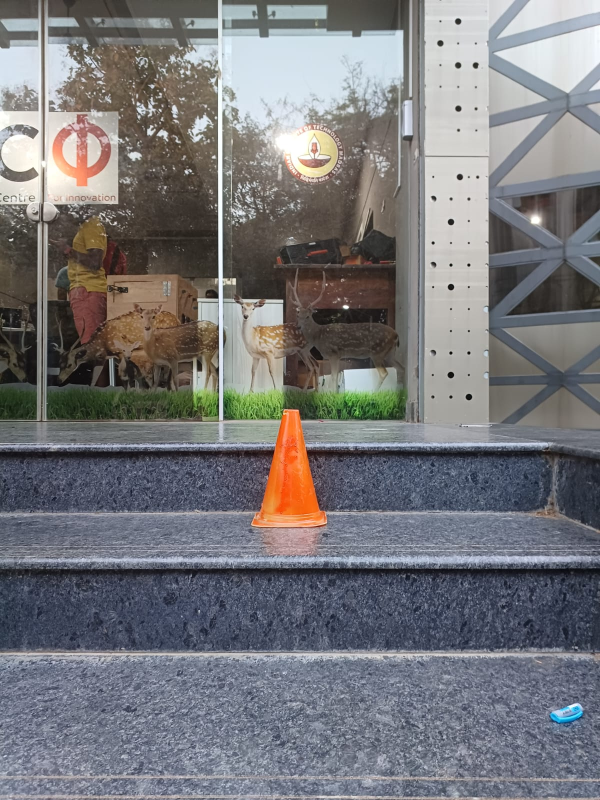
#> input picture cone_predict.jpg, 1200 x 1600 px (shown at 1/2 size)
$ jupyter execute --allow-errors detect-shape.ipynb
#> lines starting #> are read from the running program, lines starting #| are printed output that depends on the picture; after the words box and inside, x2 and y2 are one past the last pixel; in counts of white or black regions, pixels touching at a corner belong together
[cell 1]
import cv2
import numpy as np
from matplotlib import pyplot as plt

# reading image
img = cv2.imread('cone_predict.jpg')
#> img is the input picture: shape (1600, 1200, 3); mean B, G, R 122.3, 119, 119.1
# r = 500.0 / image.shape[1]
# dim = (500, int(image.shape[0] * r))
# # perform the actual resizing of the image
# resized = cv2.resize(image, dim, interpolation=cv2.INTER_AREA)
# # cv2.imshow("Resized (Width)", resized)
# # cv2.waitKey(0)
# # cv2.destroyAllWindows()
# image=resized

# Grayscale
gray = cv2.cvtColor(img, cv2.COLOR_BGR2GRAY)
img=gray
# print(gray.shape)

# Find Canny edges
edged = cv2.Canny(gray, 30, 200)
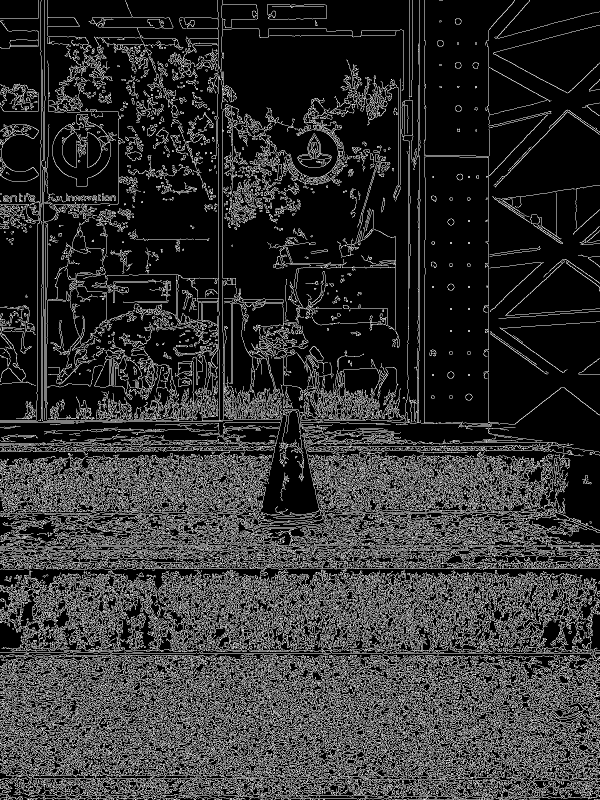
#> edged: shape (1600, 1200) (shown at 1/2 size); 19.3% white in thin lines or dots
cv2.waitKey(0)
img = edged

# # contours, hierarchy = cv2.findContours(edged, cv2.RETR_EXTERNAL, cv2.CHAIN_APPROX_NONE)

# cv2.imshow('Canny Edges After Contouring', edged)
# cv2.waitKey(0)


# using a findContours() function
#> (the rest of this cell did not finish here and is left out)

#> (a cell that did not finish here is left out)

[cell 3]
import cv2
import numpy as np
from matplotlib import pyplot as plt

# reading image
img = cv2.imread('cone_predict.jpg')

r = 150.0 / img.shape[1]
dim = (150, int(img.shape[0] * r))
# perform the actual resizing of the image
img = cv2.resize(img, dim, interpolation=cv2.INTER_AREA)
#> img: shape (200, 150, 3)

# converting image into grayscale image
gray = cv2.cvtColor(img, cv2.COLOR_BGR2GRAY)
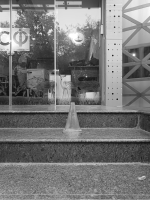
#> gray: shape (200, 150); min 14, max 255, mean 119.4

# setting threshold of gray image
_, threshold = cv2.threshold(gray, 127, 255, cv2.THRESH_BINARY)
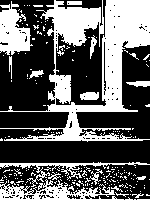
#> threshold: shape (200, 150); 37.8% white; 223 white regions (206 under 20 px)

# using a findContours() function
contours, _ = cv2.findContours(
    threshold, cv2.RETR_TREE, cv2.CHAIN_APPROX_SIMPLE)
#> contours = 389 contours, 375 with area under 20; largest, box (x1, y1, x2, y2) and area: (0, 0, 150, 142) 6461, (0, 179, 124, 200) 1076, (0, 1, 33, 55) 992, (0, 162, 150, 187) 374, (80, 92, 99, 100) 110

i = 0

# list for storing names of shapes
for contour in contours:

    # here we are ignoring first counter because
    # findcontour function detects whole image as shape
    if i == 0:
        i = 1
        continue

    # cv2.approxPloyDP() function to approximate the shape
    approx = cv2.approxPolyDP(
        contour, 0.01 * cv2.arcLength(contour, True), True)

    # using drawContours() function
    cv2.drawContours(img, [contour], 0, (0, 0, 255), 5)

    # finding center point of shape
    M = cv2.moments(contour)
    if M['m00'] != 0.0:
        x = int(M['m10']/M['m00'])
        y = int(M['m01']/M['m00'])
#> this loop made 389 passes
#> (approx, x, y) on passes 27, 35, 43, 44: ([[121, 185], [122, 184], [123, 185], [122, 186]], 122, 185), ([[17, 184], [18, 185], [18, 184]], 17, 184), ([[92, 182], [91, 183], [92, 183]], 91, 182), ([[72, 182], [73, 183], [74, 183], [74, 182]], 73, 182)
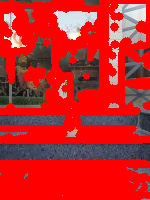
#> img: shape (200, 150, 3); mean B, G, R 39.2, 37.8, 198.2
#> after the loop, i = 1

    # putting shape name at center of each shape
#     if len(approx) == 3:
#         cv2.putText(img, 'Triangle', (x, y),
#                     cv2.FONT_HERSHEY_SIMPLEX, 0.6, (255, 255, 255), 2)

#     elif len(approx) == 4:
#         cv2.putText(img, 'Quadrilateral', (x, y),
#                     cv2.FONT_HERSHEY_SIMPLEX, 0.6, (255, 255, 255), 2)

#     elif len(approx) == 5:
#         cv2.putText(img, 'Pentagon', (x, y),
#                     cv2.FONT_HERSHEY_SIMPLEX, 0.6, (255, 255, 255), 2)

#     elif len(approx) == 6:
#         cv2.putText(img, 'Hexagon', (x, y),
#                     cv2.FONT_HERSHEY_SIMPLEX, 0.6, (255, 255, 255), 2)

#     else:
#         cv2.putText(img, 'circle', (x, y),
#                     cv2.FONT_HERSHEY_SIMPLEX, 0.6, (255, 255, 255), 2)

# displaying the image after drawing contours
cv2.imshow('shapes', img)

cv2.waitKey(0)
cv2.destroyAllWindows()

#> (a cell that did not finish here is left out)

[cell 5]
image = cv2.imread('cone_predict.jpg')
image = cv2.cvtColor(image, cv2.COLOR_BGR2RGB)
plt.figure(figsize=(20, 20))
plt.subplot(2, 2, 1)
plt.title("Original")
plt.imshow(image)
hgt, wdt = image.shape[:2]
start_row, start_col = int(hgt * .25), int(wdt * .25)
end_row, end_col = int(hgt * .75), int(wdt * .75)
cropped = image[start_row:end_row , start_col:end_col]
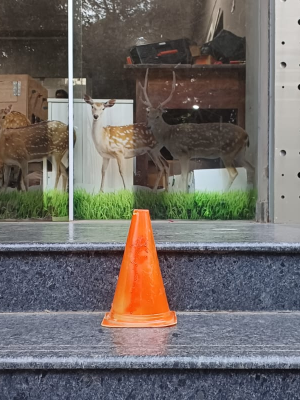
#> cropped: shape (800, 600, 3) (shown at 1/2 size); mean R, G, B 111, 105.7, 101.7
plt.subplot(2, 2, 2)
plt.imshow(cropped)

[cell 6]
import cv2
import numpy as np

image = cv2.imread('cone_predict.jpg')

if True:
    hsv = cv2.cvtColor(image, cv2.COLOR_BGR2HSV)
#> hsv: shape (1600, 1200, 3); mean H, S, V 74.6, 45.2, 131.4
# [10 lines of commented-out code are left out]
    mask = cv2.inRange(hsv,(10, 170, 20), (25, 255, 255) )
#> mask: shape (1600, 1200); 0.69% white; 179 white regions (167 under 20 px), largest, box (x1, y1, x2, y2) and area: (517, 821, 646, 1042) 12154, (506, 1038, 522, 1050) 97, (174, 551, 203, 557) 82


    # The black region in the mask has the value of 0,
    # so when multiplied with original image removes all non-orange regions
    result = cv2.bitwise_and(image, image, mask = mask)

    cv2.imshow('frame', image)
    cv2.imshow('mask', mask)
    cv2.imshow('result', result)

    cv2.waitKey(0)
    cv2.destroyAllWindows()

[cell 7]
img=result
gray = cv2.cvtColor(img, cv2.COLOR_BGR2GRAY)
#> gray: shape (1600, 1200)
img=gray
# [11 lines of commented-out code are left out]

_, threshold = cv2.threshold(gray, 127, 255, cv2.THRESH_BINARY)
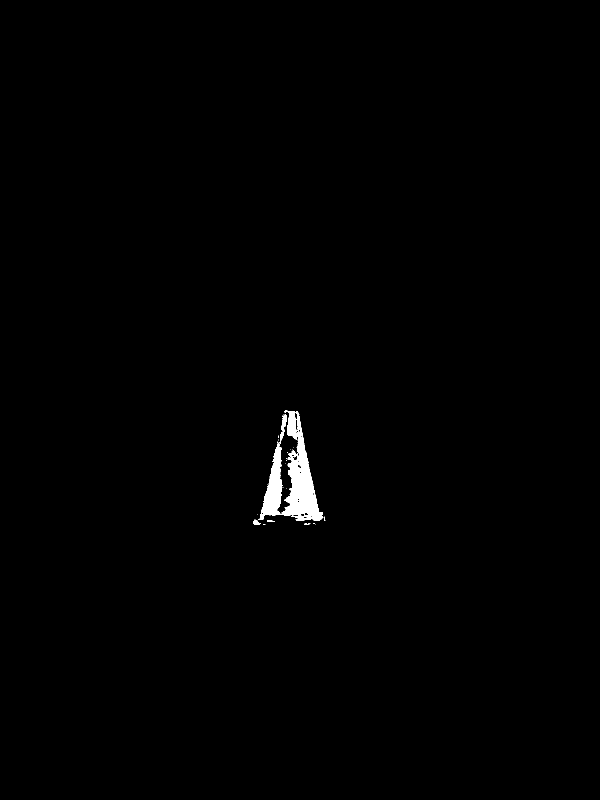
#> threshold: shape (1600, 1200) (shown at 1/2 size); 0.61% white; 32 white regions (27 under 20 px)

# using a findContours() function
contours, _ = cv2.findContours(
    threshold, cv2.RETR_TREE, cv2.CHAIN_APPROX_SIMPLE)
#> contours = 93 contours, 85 with area under 20; largest, box (x1, y1, x2, y2) and area: (517, 821, 646, 1042) 10944, (559, 828, 574, 888) 276, (589, 824, 597, 873) 179, (506, 1039, 522, 1050) 76, (583, 911, 596, 921) 73, (595, 929, 603, 938) 36, (534, 1040, 550, 1044) 30, (602, 935, 605, 947) 20

i = 0
img2 = img.copy()
# list for storing names of shapes
for contour in contours:

    area = cv2.contourArea(contour)
    perimeter = cv2.arcLength(contour, True)
    if True: #area>500:
        print(contour)
        print("Area:",area,"Perimeter:",perimeter)
        # here we are ignoring first counter because
        # findcontour function detects whole image as shape
        if i == 0:
            i = 1
            continue

        # cv2.approxPloyDP() function to approximate the shape
        approx = cv2.approxPolyDP(
            contour, 0.01 * cv2.arcLength(contour, True), True)
        print(len(approx))
        cv2.drawContours(img, [contour], 0, (255, 0, 0), 5)
#> this loop made 93 passes
#> (area, perimeter) on passes 5, 6, 31, 35, 68, 71, 77, 93: (29.5, 33.07), (76, 41.8), (276.5, 147.6), (10944.5, 1390.5), (20, 23.66), (36, 24.97), (73, 42.63), (179, 109.9)
#> (printed output is left out)
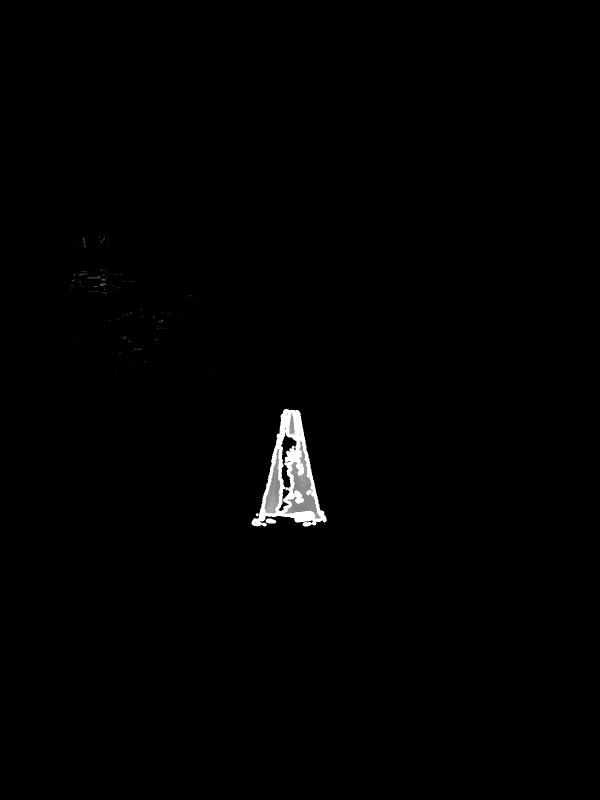
#> img: shape (1600, 1200) (shown at 1/2 size); min 0, max 255, mean 1.9
#> after the loop, i = 1

cv2.imshow('After Contouring', img)
cv2.waitKey(0)
cv2.destroyAllWindows()

[cell 8]
import cv2
import numpy as np

count=0
cv2.imshow('gray', img)
cv2.waitKey(0)

_,threshold = cv2.threshold(img, 200, 255, cv2.THRESH_BINARY)
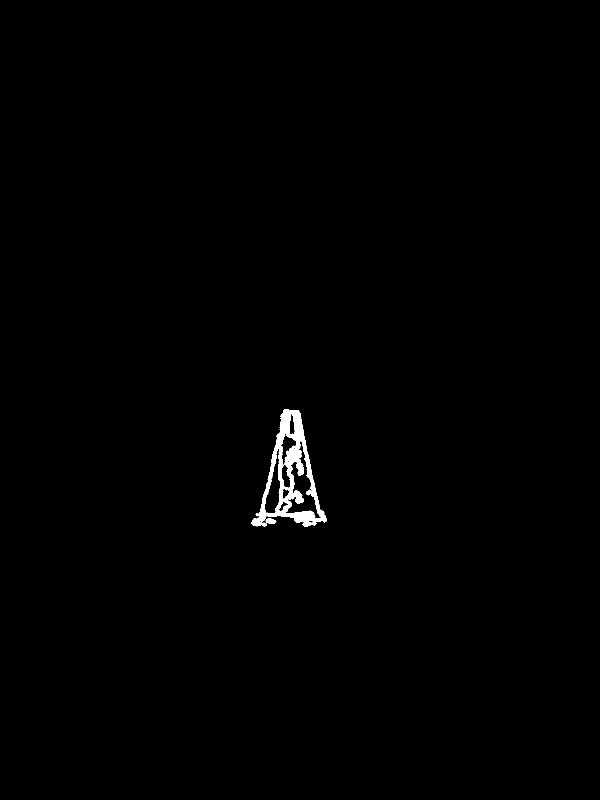
#> threshold: shape (1600, 1200) (shown at 1/2 size); 0.56% white; 2 white regions
cv2.imshow('Threshold Image', threshold)
cv2.imwrite('Threshold.jpg', threshold)
cv2.waitKey(0)

contours, hierarchy = cv2.findContours(threshold, cv2.RETR_TREE, cv2.CHAIN_APPROX_SIMPLE)
#> contours = 26 contours, 18 with area under 20; largest, box (x1, y1, x2, y2) and area: (503, 818, 654, 1053) 17688, (567, 881, 643, 1038) 3714, (528, 897, 562, 1028) 2078, (561, 864, 594, 978) 1457, (556, 977, 580, 1023) 382, (578, 826, 591, 871) 350, (531, 1037, 553, 1047) 144, (608, 1040, 627, 1047) 51
cv2.drawContours(img, contours, -1, (0, 255, 0), 3)
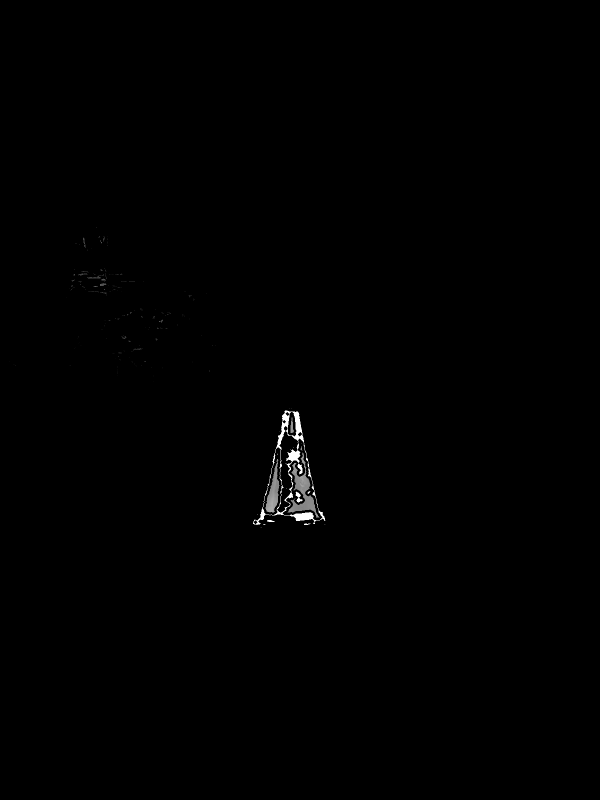
#> img: shape (1600, 1200) (shown at 1/2 size); 0.44% of pixels changed, all inside (x1, y1, x2, y2) = (503, 817, 654, 1053)
cv2.imshow('Contours', img)
cv2.imwrite('Contours.jpg', img)
cv2.waitKey(0)

image2 = img
for contour in contours:
    peri = cv2.arcLength(contour, True)
    approx = cv2.approxPolyDP(contour,0.05 * cv2.arcLength(contour, True), True)
    if len(approx) == 3	:
        cv2.drawContours(image2, contour, -1, (255, 0, 0), 3)
        count = count + 1
#> this loop made 26 passes
#> (peri, approx) on passes 1, 2, 4, 5, 7, 8, 9: (52.38, [[531, 1041], [537, 1046], [552, 1043], [542, 1037]]), (829.3, [[595, 820], [508, 1051], [653, 1040]]), (42.97, [[626, 1043], [623, 1046], [608, 1043], [622, 1040]]), (5.66, [[644, 1040], [645, 1039], [646, 1040], [645, 1041]]), (5.66, [[587, 991], [588, 990], [589, 991], [588, 992]]), (5.66, [[621, 986], [622, 985], [623, 986], [622, 987]]), (5.66, [[622, 984], [623, 983], [624, 984], [623, 985]])
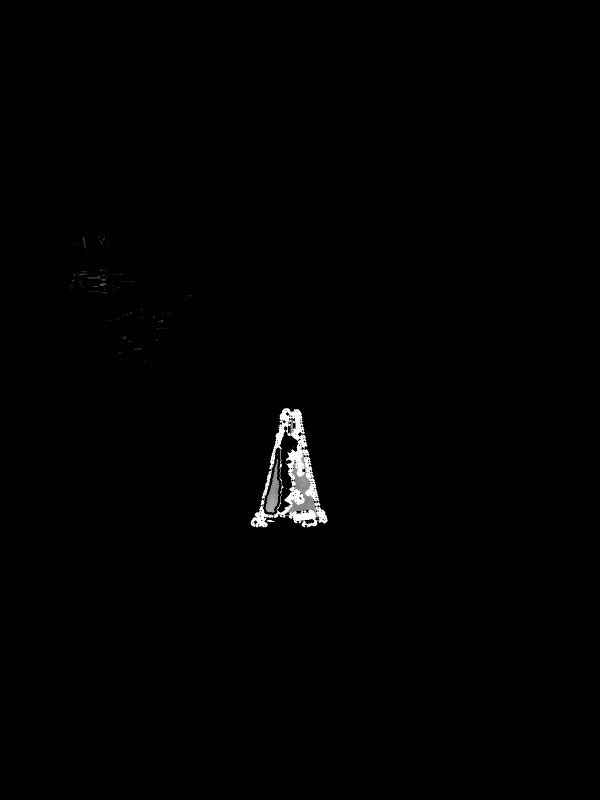
#> image2: shape (1600, 1200) (shown at 1/2 size); 0.28% of pixels changed, all inside (x1, y1, x2, y2) = (501, 816, 656, 1055)
#> after the loop, count = 3

print("Number of Triangles in the image: " + str(count))
cv2.imshow('Triangles Detected', image2)
cv2.imwrite('Triangles.jpg', image2)
cv2.waitKey(0)
cv2.destroyAllWindows()

$ run again, with cone_120.jpg copied over cone_predict.jpg
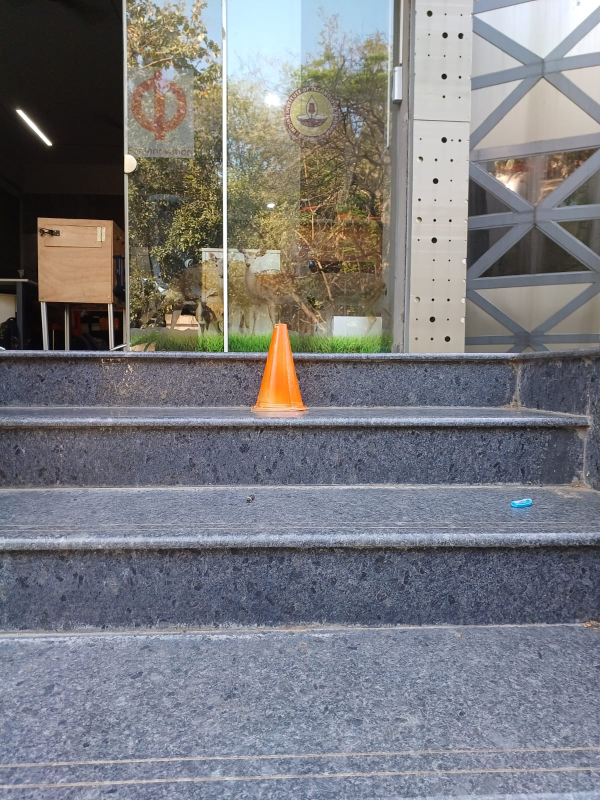
#> input picture cone_120.jpg, 1200 x 1600 px (shown at 1/2 size)
#> img is the input picture: shape (1600, 1200, 3); mean B, G, R 126.4, 122.4, 121.9
#> edged: shape (1600, 1200); 24.7% white in thin lines or dots
#> `contours, _ = cv2.findContours( threshold, cv2.RETR_TREE, cv2.CHAIN_AP..`: contours = 480 contours, 463 with area under 20; largest, box (x1, y1, x2, y2) and area: (4, 0, 150, 106) 8124, (0, 155, 150, 200) 6057, (56, 13, 102, 89) 1902, (0, 120, 150, 137) 1764, (10, 55, 28, 84) 313
#> the loop `for contour in contours:` made 480 passes
#> (approx, x, y) on passes 4, 8, 10, 11, 12, 13, 14: ([[137, 161], [138, 161], [139, 162], [139, 161]], 138, 161), ([[104, 198], [105, 197], [106, 198], [105, 199]], 105, 198), ([[92, 198], [93, 197], [94, 198], [93, 199]], 93, 198), ([[57, 198], [58, 197], [59, 198], [58, 199]], 58, 198), ([[14, 198], [15, 197], [16, 198], [15, 199]], 15, 198), ([[125, 197], [126, 196], [127, 197], [126, 198]], 126, 197), ([[74, 197], [75, 196], [76, 197], [75, 198]], 75, 197)
#> after the loop `for contour in contours:`: i = 1
#> hsv: shape (1600, 1200, 3); mean H, S, V 81, 49.6, 136.5
#> mask: shape (1600, 1200); 0.64% white; 1116 white regions (1065 under 20 px), largest, box (x1, y1, x2, y2) and area: (545, 661, 611, 816) 4471, (513, 655, 554, 815) 1971, (226, 445, 236, 516) 259
#> `contours, _ = cv2.findContours( threshold, cv2.RETR_TREE, cv2.CHAIN_AP..`: contours = 17 contours, 14 with area under 20; largest, box (x1, y1, x2, y2) and area: (545, 661, 611, 816) 4111, (513, 655, 554, 815) 1749, (580, 803, 595, 807) 28
#> the loop `for contour in contours: ` made 17 passes
#> (area, perimeter) on passes 2, 8, 12: (4111, 696.5), (28, 30.49), (1749, 372.8)
#> (printed output is left out)
#> after the loop `for contour in contours:`:
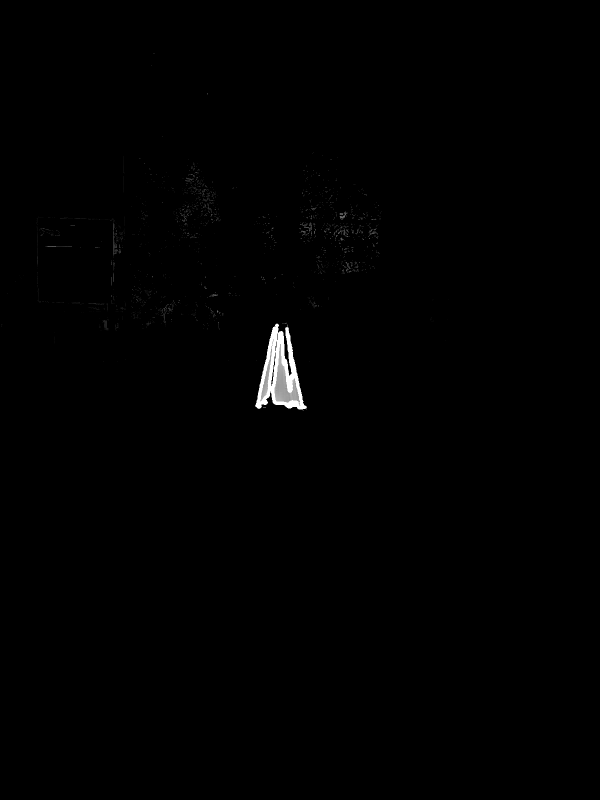
#> img: shape (1600, 1200) (shown at 1/2 size); min 0, max 255, mean 1.2
#> after the loop `for contour in contours:`: i = 1
#> `contours, hierarchy = cv2.findContours(threshold, cv2.RETR_TREE, cv2.C..`: contours = 11 contours, 6 with area under 20; largest, box (x1, y1, x2, y2) and area: (510, 647, 614, 819) 9110, (548, 687, 602, 813) 2466, (519, 691, 545, 804) 736, (541, 704, 552, 773) 180, (550, 687, 554, 703) 31
#> the loop `for contour in contours:` made 11 passes
#> (peri, approx) on passes 1, 2, 3, 5, 6, 11: (783.9, [[553, 647], [510, 811], [610, 817]]), (144.3, [[550, 704], [543, 772]]), (249.4, [[543, 691], [521, 803]]), (394.6, [[560, 687], [600, 812], [550, 799]]), (32.49, [[552, 687], [551, 702], [550, 692]]), (17.66, [[555, 666], [556, 667], [555, 674], [554, 673]])
#> after the loop `for contour in contours:`:
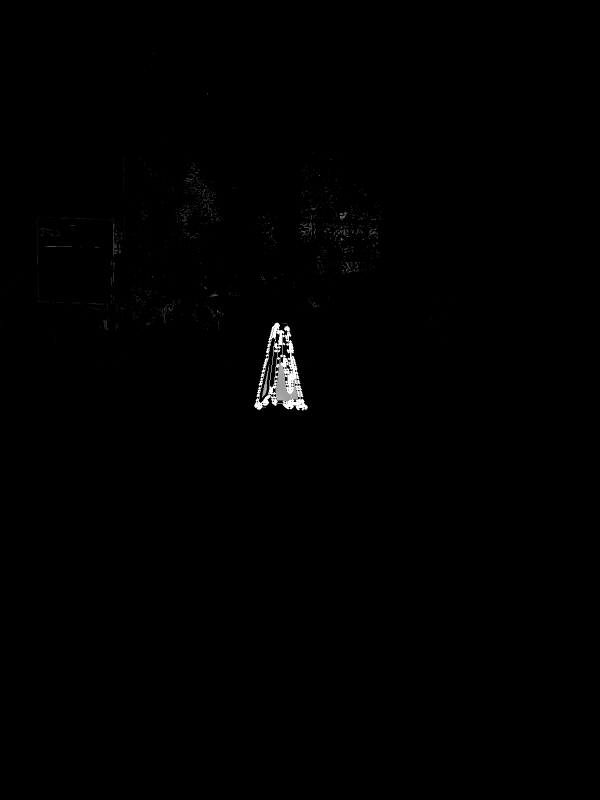
#> image2: shape (1600, 1200) (shown at 1/2 size); min 0, max 255, mean 1
#> after the loop `for contour in contours:`: count = 3
